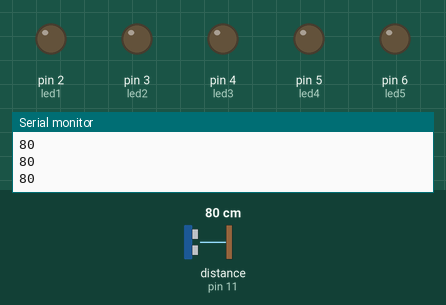
Simulated run of this sketch. Board: Arduino Uno, built with avr-gcc and run on an emulated ATmega328P. Parts: output pins drawn as LEDs (lit = HIGH), the last lines printed to the serial monitor. Wiring (inferred from the names in the program): ultrasonic range finder: trigger pin 12; echo pin 11. Dashed ring = blinking. Inputs (shaded band) come from the test bench; at power-on: distance to the obstacle (sensor on pin 11) 80 cm. The echo pulse lasts 58.3 µs per cm; pins used as bus, display or sensor lines are not drawn.

Above: at 1.3 s.
1.4 s: distance to the obstacle (sensor on pin 11) set to 54 cm
2.9 s: distance to the obstacle (sensor on pin 11) set to 48 cm
At 3.15 s:
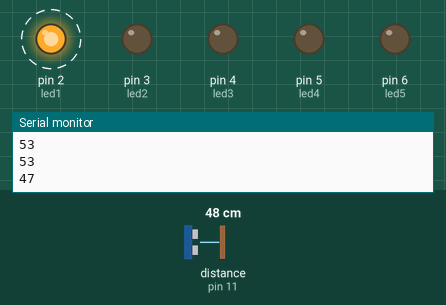
5.9 s: distance to the obstacle (sensor on pin 11) set to 44 cm
8.9 s: distance to the obstacle (sensor on pin 11) set to 39 cm
At 9.19 s:
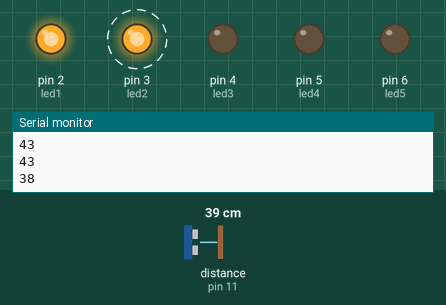
11.9 s: distance to the obstacle (sensor on pin 11) set to 35 cm
14.9 s: distance to the obstacle (sensor on pin 11) set to 28 cm
At 15.22 s:
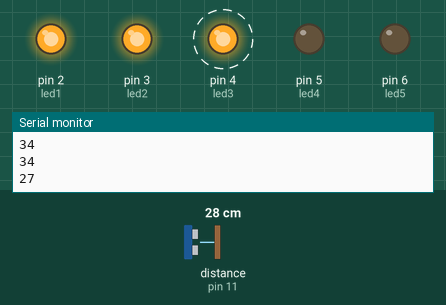
Timing chart, 0 to 18.9 s (numbered marks = the images above; inputs shaded):
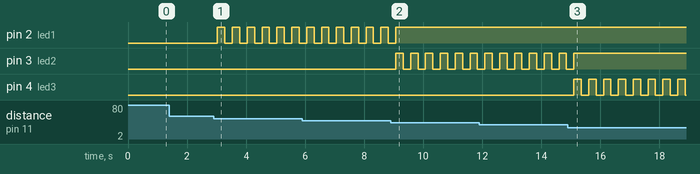

Measured:
- the behaviour switches between 52 and 51 cm on distance to the obstacle (sensor on pin 11) (found by bisection; images 0 and 1)
- the behaviour switches between 42 and 41 cm on distance to the obstacle (sensor on pin 11) (found by bisection; images 1 and 2)
- the behaviour switches between 32 and 31 cm on distance to the obstacle (sensor on pin 11) (found by bisection; images 2 and 3)
- after the input at 2.9 s, pin 2 (led1): alternates HIGH for 0.25 s and LOW for 0.25 s, starting after 0.13 s
- after the input at 8.9 s, pin 2 (led1): goes on until 9.1 s, then stays HIGH; pin 3 (led2): alternates HIGH for 0.25 s and LOW for 0.25 s, starting after 0.17 s
- after the input at 14.9 s, pin 3 (led2): goes on until 15.1 s, then stays HIGH; pin 4 (led3): alternates HIGH for 0.25 s and LOW for 0.25 s, starting after 0.20 s

The sketch:

distance-leds-solution.ino
```cpp
#include <Arduino.h>

/*
Code produit durant un atelier à La Cité Collégial
Adapté par Charles Norminton et M. Crowley
2024-02
*/

/*
 définir les broches utilisées
*/

// capteur ultrason
const int trig = 12;
const int echo = 11;

// DEL
const int led1 = 2;
const int led2 = 3;
const int led3 = 4;
const int led4 = 5;
const int led5 = 6;

/*
 déclarer les fonctions personnalisées
*/
bool setLedByDistance(int, int, int);

/*
 setup et loop
*/

void setup() {
  // spécifier le mode d'utilisation de chaque broche
  pinMode(echo, INPUT);
  pinMode(trig, OUTPUT);
  pinMode(led1, OUTPUT);
  pinMode(led2, OUTPUT);
  pinMode(led3, OUTPUT);
  pinMode(led4, OUTPUT);
  pinMode(led5, OUTPUT);
  // démarrer la communication série
  Serial.begin(9600);
}

void loop() {
  // prendre une lecture de distance
  digitalWrite(trig, HIGH);
  delayMicroseconds(10);
  digitalWrite(trig, LOW);
  int echoTime = pulseIn(echo, HIGH);
  int distance = echoTime / 58;
  Serial.println(distance);

  /*
   décider quelles DEL à activer
  */

  // tenir compte de la dernière DEL allumée (ou 0 si aucun ne s'allume)
  int lastLed = 0;
  lastLed = setLedByDistance(led1, distance, 50) ? led1 : lastLed;
  lastLed = setLedByDistance(led2, distance, 40) ? led2 : lastLed;
  lastLed = setLedByDistance(led3, distance, 30) ? led3 : lastLed;
  lastLed = setLedByDistance(led4, distance, 20) ? led4 : lastLed;
  lastLed = setLedByDistance(led5, distance, 10) ? led5 : lastLed;

  // clignoter la dernière DEL
  // (ou attendre le temps équivalent si aucune DEL n'est allumée)
  if (lastLed != 0) {
    digitalWrite(lastLed, HIGH);
    delay(250);
    digitalWrite(lastLed, LOW);
    delay(250);
  } else {
    delay(500);
  }


  // TODO - activer les autre DEL à des distances variées afin de donner
  // un effet de progression : 1 del vert si c'est très loin (plus loin que 150cm)
  // jusqu'à tous les DEL allumés quand c'est moins que 10cm
}

/*
 définir les fonctions personnalisées
*/

// allume la DEL sur ledPin si distanceValue <= distanceLimit; retourne true si la DEL est allumée
// étient la DEL sur ledPin si distanceValue > distanceLimit; retourne false dans ce cas
bool setLedByDistance(int ledPin, int distanceValue, int distanceLimit) {
  if (distanceValue <= distanceLimit) {
    digitalWrite(ledPin, HIGH);
    return true;
  } else {
    digitalWrite(ledPin, LOW);
    return false;
  }
}
```
